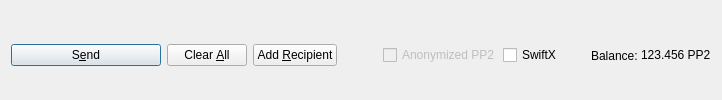
         <widget class="QFrame" name="frame_Send">
          <layout class="QHBoxLayout" name="horizontalLayout">
           <property name="bottomMargin">
            <number>0</number>
           </property>
           <item>
            <widget class="QPushButton" name="sendButton">
             <property name="minimumSize">
              <size>
               <width>150</width>
               <height>0</height>
              </size>
             </property>
             <property name="toolTip">
              <string>Confirm the send action</string>
             </property>
             <property name="text">
              <string>S&amp;end</string>
             </property>
             <property name="icon">
              <iconset resource="../peepcoin2.qrc">
               <normaloff>:/icons/send</normaloff>:/icons/send</iconset>
             </property>
             <property name="autoDefault">
              <bool>false</bool>
             </property>
             <property name="default">
              <bool>true</bool>
             </property>
            </widget>
           </item>
           <item>
            <widget class="QPushButton" name="clearButton">
             <property name="sizePolicy">
              <sizepolicy hsizetype="Minimum" vsizetype="Fixed">
               <horstretch>0</horstretch>
               <verstretch>0</verstretch>
              </sizepolicy>
             </property>
             <property name="toolTip">
              <string>Clear all fields of the form.</string>
             </property>
             <property name="text">
              <string>Clear &amp;All</string>
             </property>
             <property name="icon">
              <iconset resource="../peepcoin2.qrc">
               <normaloff>:/icons/remove</normaloff>:/icons/remove</iconset>
             </property>
             <property name="autoDefault">
              <bool>false</bool>
             </property>
            </widget>
           </item>
           <item>
            <widget class="QPushButton" name="addButton">
             <property name="toolTip">
              <string>Send to multiple recipients at once</string>
             </property>
             <property name="text">
              <string>Add &amp;Recipient</string>
             </property>
             <property name="icon">
              <iconset resource="../peepcoin2.qrc">
               <normaloff>:/icons/add</normaloff>:/icons/add</iconset>
             </property>
             <property name="autoDefault">
              <bool>false</bool>
             </property>
            </widget>
           </item>
           <item>
            <spacer name="horizontalSpacer">
             <property name="orientation">
              <enum>Qt::Horizontal</enum>
             </property>
             <property name="sizeHint" stdset="0">
              <size>
               <width>40</width>
               <height>20</height>
              </size>
             </property>
            </spacer>
           </item>
           <item>
            <layout class="QHBoxLayout" name="horizontalLayout_2">
             <property name="spacing">
              <number>3</number>
             </property>
             <item>
              <widget class="QCheckBox" name="checkzPP2">
               <property name="enabled">
                <bool>false</bool>
               </property>
               <property name="text">
                <string>Anonymized PP2</string>
               </property>
              </widget>
             </item>
             <item>
              <widget class="QCheckBox" name="checkSwiftTX">
               <property name="enabled">
                <bool>true</bool>
               </property>
               <property name="minimumSize">
                <size>
                 <width>85</width>
                 <height>0</height>
                </size>
               </property>
               <property name="text">
                <string>SwiftX</string>
               </property>
              </widget>
             </item>
             <item>
              <widget class="QLabel" name="label">
               <property name="text">
                <string>Balance:</string>
               </property>
              </widget>
             </item>
             <item>
              <widget class="QLabel" name="labelBalance">
               <property name="sizePolicy">
                <sizepolicy hsizetype="Preferred" vsizetype="Fixed">
                 <horstretch>0</horstretch>
                 <verstretch>0</verstretch>
                </sizepolicy>
               </property>
               <property name="cursor">
                <cursorShape>IBeamCursor</cursorShape>
               </property>
               <property name="text">
                <string notr="true">123.456 PP2</string>
               </property>
               <property name="textInteractionFlags">
                <set>Qt::LinksAccessibleByMouse|Qt::TextSelectableByKeyboard|Qt::TextSelectableByMouse</set>
               </property>
              </widget>
             </item>
            </layout>
           </item>
          </layout>
         </widget>
